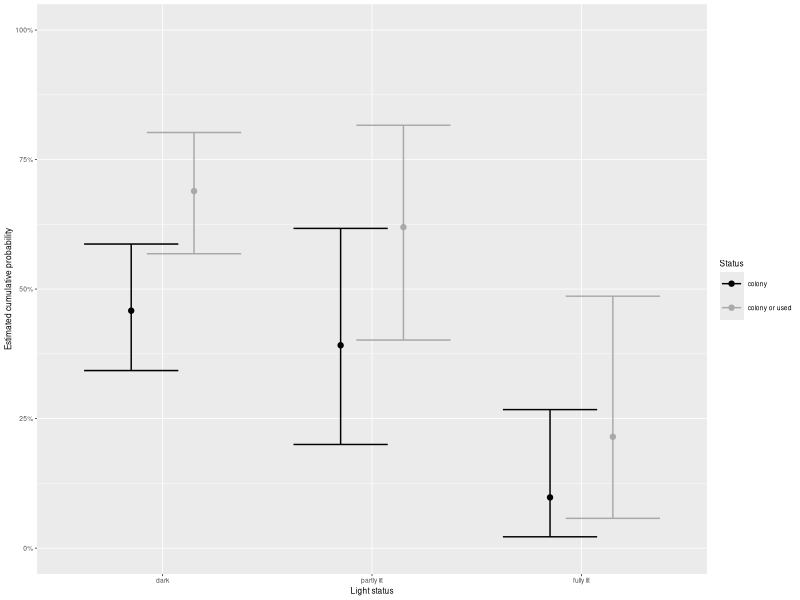
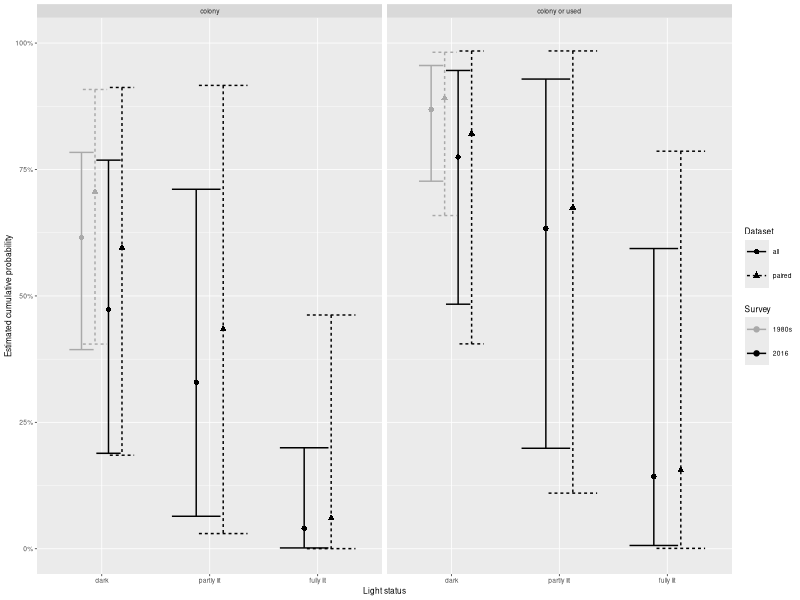
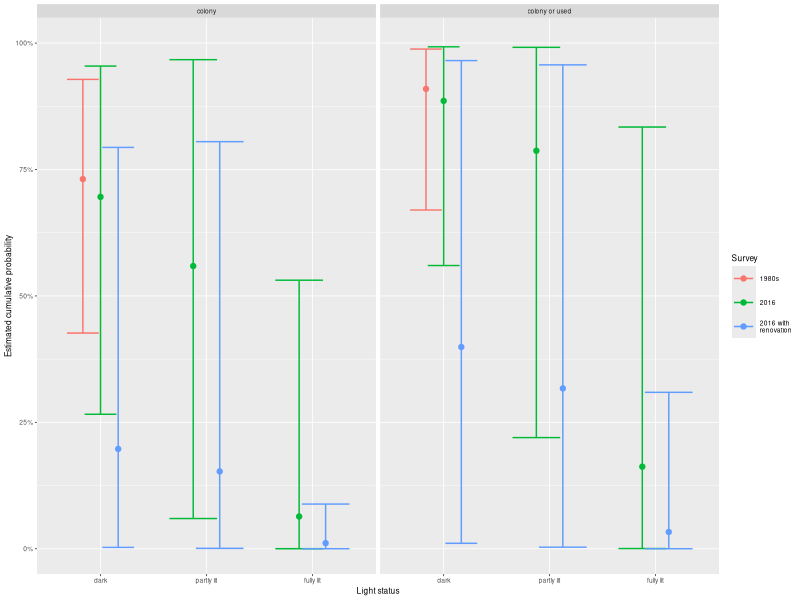

The R source for these figures, in order:
## ---- chunk 1
library(knitr)
opts_chunk$set(
  cache = TRUE,
  autodep = TRUE,
  fig.width = 4,
  fig.height = 2,
  echo = FALSE,
  message = FALSE
)
library(tidyverse)
library(ordinal)
library(scales)
theme_set(theme_grey(base_size = 6))
## ---- chunk 2
status <- read_csv("../../data/status.csv") %>%
  mutate(
    Church = factor(Church),
    Lights = factor(
      Lights,
      levels = c("not", "half", "full"),
      labels = c("dark", "partly lit", "fully lit")
    ),
    Survey = factor(
      Survey,
      levels = c("80's", "2016"),
      labels = c("1980s", "2016")
    ),
    Status = factor(
      Status,
      levels = c("colony", "used", "no bats"),
      ordered = TRUE
    )
  ) %>%
  add_count(Church)
## ---- chunk 3
contrasts <- function(model, contrast, n = 1000){
  cf <- summary(model)$coef
  params <- rnorm(
    n * nrow(cf), 
    mean = cf[, "Estimate"], 
    sd = cf[, "Std. Error"]
  ) %>%
    matrix(nrow = nrow(cf))
  contrast %*% params
}
## ---- chunk 4
current_cont <- status %>%
  filter(Survey == "2016")
current_p <- fisher.test(current_cont$Status, current_cont$Lights)$p.value %>%
  round(4)
## ---- chunk 5
crosstab <- current_cont %>%
  transmute(
    Lights = as.character(Lights),
    Status = as.character(Status)
  ) %>%
  count(Lights, Status)
crosstab %>%
  group_by(Lights) %>%
  summarise(
    Status = "total",
    n = sum(n)
  ) %>%
  bind_rows(
    crosstab %>%
      group_by(Status) %>%
      summarise(
        Lights = "total",
        n = sum(n)
      ),
    crosstab %>%
      summarise(
        Status = "total",
        Lights = "total",
        n = sum(n)
      ),
    crosstab
  ) %>%
  mutate(
    Status = factor(
      Status, 
      levels = c("no bats", "used", "colony", "total")
    ),
    Lights = factor(
      Lights, 
      levels = c("dark", "partly lit", "fully lit", "total")
    )
  ) %>%
  spread(Status, n) %>%
  kable(caption = "Contingency table for the 2016 survey")
## ---- chunk 6
current_model <- clm(Status ~ Lights, data = status, subset = Survey == "2016")
current_lrt <- drop1(current_model, test = "Chisq")
current_lrt <- sprintf(
  "$\\chi^2_%i$=%.4g, p = %.2g", 
  current_lrt[2, "Df"], 
  current_lrt[2, "LRT"], 
  current_lrt[2, "Pr(>Chi)"]
)
## ---- chunk 7
current_or <- confint(current_model) %>%
  cbind(mean = coef(current_model)[3:4]) %>%
  exp() %>%
  as.data.frame() %>%
  select(mean = 3, lcl = 1, ucl = 2) %>%
  mutate(
    print = sprintf("$%.2f (%.2f; %.2f)$", mean, lcl, ucl)
  )
current_model %>%
  summary() %>%
  coef() %>%
  kable(
    digits = c(3, 3, 2, 4),
    caption = "Coefficients of the cumulative logit model for the 2016 survey."
  )
## ---- chunk 8
cumulative_logit <- contrasts(
  current_model, 
  contrast =  rbind(
    "colony:dark" = c(1, 0, 0, 0),
    "colony:partly lit" = c(1, 0, -1, 0),
    "colony:fully lit" = c(1, 0, 0, -1),
    "colony or used:dark" = c(0, 1, 0, 0),
    "colony or used:partly lit" = c(0, 1, -1, 0),
    "colony or used:fully lit" = c(0, 1, 0, -1)
  )
)
cumulative_prediction <- cumulative_logit %>%
  plogis() %>%
  apply(
    1, 
    function(x){
      c(
        Mean = mean(x), 
        LCL = quantile(x, 0.025) %>%
          unname(), 
        UCL = quantile(x, 0.975) %>%
          unname()
      )
    }
  ) %>%
  t() %>%
  as.data.frame() %>%
  rownames_to_column("Contrast") %>%
  extract(Contrast, c("Status", "Lights"), "(.*):(.*)") %>%
  mutate(Lights = factor(Lights, levels = levels(status$Lights)))
## ---- chunk 9
ggplot(
  cumulative_prediction, 
  aes(
    x = Lights, 
    y = Mean, ymin = LCL, ymax = UCL, 
    colour = Status
  )
) +
  geom_errorbar(position = position_dodge(width = 0.6)) +
  geom_point(position = position_dodge(width = 0.6)) +
  scale_x_discrete("Light status") +
  scale_y_continuous(
    "Estimated cumulative probability",
    labels = percent, 
    limits = 0:1
  ) +
  scale_color_manual(
    values = c("colony" = "black", "colony or used" = "darkgrey")
  )
## ---- chunk 10
survey_model0 <- clmm(
  Status ~ Survey + Lights + (1|Church), 
  data = status, 
  subset = n == 2
)
survey_model <- clmm(Status ~ Survey + Lights + (1|Church), data = status)
survey_lrt0 <- drop1(survey_model0, test = "Chisq")
survey_lrt0 <- sprintf(
  "$\\chi^2_%i$=%.4g, p = %.2g", 
  survey_lrt0[2:3, "Df"], 
  survey_lrt0[2:3, "LRT"], 
  survey_lrt0[2:3, "Pr(>Chi)"]
)
survey_lrt <- drop1(survey_model, test = "Chisq")
survey_lrt$`Pr(>Chi)` <- ifelse(
  survey_lrt$`Pr(>Chi)` < 0.0001,
  "p < 0.0001",
  sprintf("p = %.2g", survey_lrt$`Pr(>Chi)`)
)
survey_lrt <- sprintf(
  "$\\chi^2_%i$=%.4g, %s", 
  survey_lrt[2:3, "Df"], 
  survey_lrt[2:3, "LRT"], 
  survey_lrt[2:3, "Pr(>Chi)"]
)
## ---- chunk 11
survey_or <- confint(survey_model) %>%
  cbind(mean = coef(survey_model)) %>%
  exp() %>%
  as.data.frame() %>%
  select(mean = 3, lcl = 1, ucl = 2) %>%
  mutate(
    print = sprintf("$%.2f (%.2f; %.2f)$", mean, lcl, ucl)
  )
survey_model0 %>%
  summary() %>%
  coef() %>%
  as.data.frame() %>%
  rownames_to_column() %>%
  select(
    Parameter = 1, 
    "Pair Es" = 2, 
    "Pair SE" = 3, 
    "Pair z" = 4,
    "Pair p" = 5
  ) %>%
  bind_cols(
    survey_model %>%
      summary() %>%
      coef() %>%
      as.data.frame() %>%
      select(
        "All Es" = 1, 
        "All SE" = 2, 
        "All z" = 3,
        "All p" = 4
      )
  ) %>%
  kable(
    digits = c(0, 3, 3, 2, 4, 3, 3, 2, 4),
    caption = "Comparison between the coefficients of the cumulative logit mixed models for the paired dataset and the full dataset."
  )
## ---- chunk 12
cumulative_logit <- contrasts(
  survey_model, 
  contrast =  rbind(
    "all:colony:1980s:dark" = c(1, 0, 0, 0, 0),
    "all:colony:2016:dark" = c(1, 0, -1, 0, 0),
    "all:colony:2016:partly lit" = c(1, 0, -1, -1, 0),
    "all:colony:2016:fully lit" = c(1, 0, -1, 0, -1),
    "all:colony or used:1980s:dark" = c(0, 1, 0, 0, 0),
    "all:colony or used:2016:dark" = c(0, 1, -1, 0, 0),
    "all:colony or used:2016:partly lit" = c(0, 1, -1, -1, 0),
    "all:colony or used:2016:fully lit" = c(0, 1, -1, 0, -1)
  )
) %>%
  rbind(
    contrasts(
      survey_model0, 
      contrast =  rbind(
        "paired:colony:1980s:dark" = c(1, 0, 0, 0, 0),
        "paired:colony:2016:dark" = c(1, 0, -1, 0, 0),
        "paired:colony:2016:partly lit" = c(1, 0, -1, -1, 0),
        "paired:colony:2016:fully lit" = c(1, 0, -1, 0, -1),
        "paired:colony or used:1980s:dark" = c(0, 1, 0, 0, 0),
        "paired:colony or used:2016:dark" = c(0, 1, -1, 0, 0),
        "paired:colony or used:2016:partly lit" = c(0, 1, -1, -1, 0),
        "paired:colony or used:2016:fully lit" = c(0, 1, -1, 0, -1)
      )
    )
  )
cumulative_prediction <- cumulative_logit %>%
  plogis() %>%
  apply(
    1, 
    function(x){
      c(
        Mean = mean(x), 
        LCL = quantile(x, 0.025) %>%
          unname(), 
        UCL = quantile(x, 0.975) %>%
          unname()
      )
    }
  ) %>%
  t() %>%
  as.data.frame() %>%
  rownames_to_column("Contrast") %>%
  extract(
    Contrast, 
    c("Dataset", "Status", "Survey", "Lights"), 
    "(.*):(.*):(.*):(.*)"
  ) %>%
  mutate(Lights = factor(Lights, levels = levels(status$Lights)))
## ---- chunk 13
ggplot(
  cumulative_prediction, 
  aes(
    x = Lights, 
    y = Mean, ymin = LCL, ymax = UCL, 
    colour = Survey, 
    shape = Dataset, linetype = Dataset
  )
) +
  geom_errorbar(position = position_dodge(width = 0.5)) +
  geom_point(position = position_dodge(width = 0.5)) +
  scale_x_discrete("Light status") +
  scale_y_continuous(
    "Estimated cumulative probability",
    labels = percent, 
    limits = 0:1
  ) +
  scale_color_manual(
    values = c("2016" = "black", "1980s" = "darkgrey")
  ) +
  facet_wrap(~Status)
## ---- chunk 14
renovation_model <- clmm(
  Status ~ Survey + Lights + Renovated + (1|Church), 
  data = status,
  subset = n == 2
)
## ---- chunk 15
cumulative_logit <- contrasts(
  renovation_model, 
  contrast =  rbind(
    "colony:1980s:dark:no" = c(1, 0, 0, 0, 0, 0),
    "colony or used:1980s:dark:no" = c(0, 1, 0, 0, 0, 0),
    "colony:2016:dark:no" = c(1, 0, -1, 0, 0, 0),
    "colony:2016:partly lit:no" = c(1, 0, -1, -1, 0, 0),
    "colony:2016:fully lit:no" = c(1, 0, -1, 0, -1, 0),
    "colony or used:2016:dark:no" = c(0, 1, -1, 0, 0, 0),
    "colony or used:2016:partly lit:no" = c(0, 1, -1, -1, 0, 0),
    "colony or used:2016:fully lit:no" = c(0, 1, -1, 0, -1, 0),
    "colony:2016:dark:yes" = c(1, 0, -1, 0, 0, -1),
    "colony:2016:partly lit:yes" = c(1, 0, -1, -1, 0, -1),
    "colony:2016:fully lit:yes" = c(1, 0, -1, 0, -1, -1),
    "colony or used:2016:dark:yes" = c(0, 1, -1, 0, 0, -1),
    "colony or used:2016:partly lit:yes" = c(0, 1, -1, -1, 0, -1),
    "colony or used:2016:fully lit:yes" = c(0, 1, -1, 0, -1, -1)
  )
)
cumulative_prediction <- cumulative_logit %>%
  plogis() %>%
  apply(
    1, 
    function(x){
      c(
        Mean = mean(x), 
        LCL = quantile(x, 0.025) %>%
          unname(), 
        UCL = quantile(x, 0.975) %>%
          unname()
      )
    }
  ) %>%
  t() %>%
  as.data.frame() %>%
  rownames_to_column("Contrast") %>%
  extract(
    Contrast, 
    c("Status", "Survey", "Lights", "Renovation"), 
    "(.*):(.*):(.*):(.*)"
  ) %>%
  mutate(
    Survey = ifelse(
      Survey == "2016",
      Renovation,
      Survey
    ) %>%
      factor(
        levels = c("1980s", "no", "yes"),
        labels = c("1980s", "2016", "2016 with\nrenovation")
      ),
    Lights = factor(Lights, levels = levels(status$Lights))
  )
## ---- chunk 16
ggplot(
  cumulative_prediction, 
  aes(
    x = Lights, 
    y = Mean, ymin = LCL, ymax = UCL, 
    colour = Survey
  )
) +
  geom_errorbar(position = position_dodge(width = 0.5)) +
  geom_point(position = position_dodge(width = 0.5)) +
  scale_x_discrete("Light status") +
  scale_y_continuous(
    "Estimated cumulative probability",
    labels = percent, 
    limits = 0:1
  ) + 
  facet_wrap(~Status)
